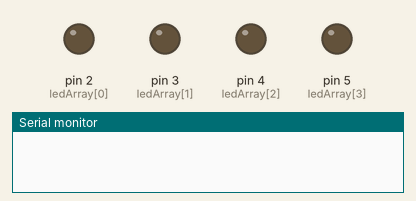
This sketch was run on a simulated Arduino Uno, built with avr-gcc and run on an emulated ATmega328P. Parts: output pins drawn as LEDs (lit = HIGH), the last lines printed to the serial monitor.

Above: at 0.2 s.
At 1.7 s:
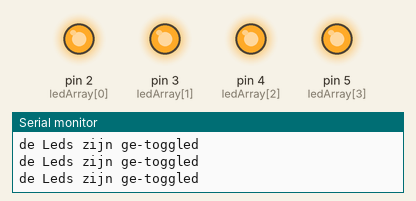
Timing chart, 0 to 3.0 s (numbered marks = the images above):
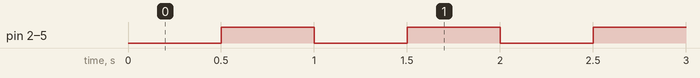

The sketch:

Basic_teller.ino
```cpp
#include <TimerOne.h>

#define K1  9   //knop1(rechts)
#define K2  10  //knop2(midden)
#define K3  11  //knop3(links)

bool ledsStand = false;
const byte ledArray[] = {2,3,4,5};

void setup() {
  Timer1.initialize (500000); //aantal µs voor interupt. 1000= 1ms. 1000000=1s.
  Timer1.attachInterrupt(timerIsr); //zeg dat als de timer vol is dat je een interupt mag oproepen.
  Serial.begin (9600);

  for(int x = 0; x < 4;x++){
    pinMode(ledArray[x], OUTPUT);
  }
}

void timerIsr () {
  if(ledsStand){
    ledsStand = false;
  }else{
    ledsStand = true;
  }
  Serial.println("de Leds zijn ge-toggled");
}

void loop() {
  for(int x = 0; x < 4;x++){
    digitalWrite(ledArray[x], ledsStand);
  }
}
```

Measured:
- by itself, pin 2 (ledArray[0]), pin 3 (ledArray[1]), pin 4 (ledArray[2]), pin 5 (ledArray[3]): alternates HIGH for 0.50 s and LOW for 0.50 s
